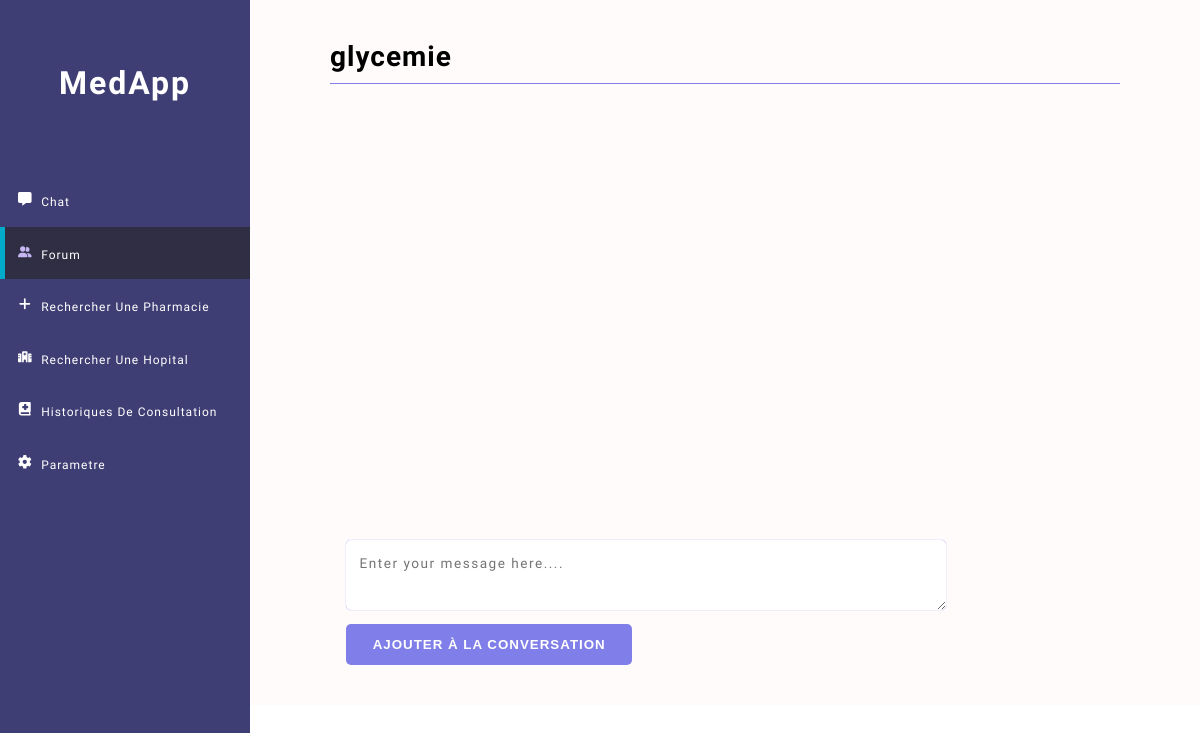
The page /index.php?sujet=glycemie (signed in) on the database as committed earlier.
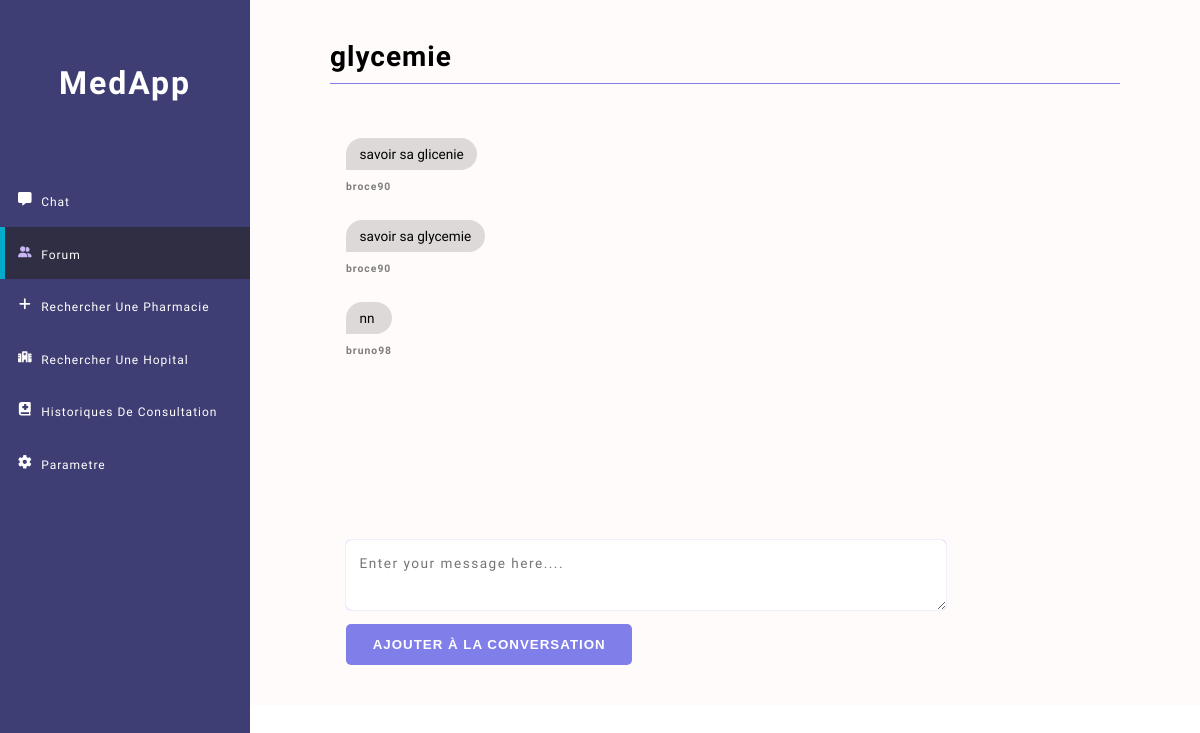
The same page on the database as committed later.
### tables this page shows
CREATE TABLE IF NOT EXISTS `postsujet` (
  `id` int(11) NOT NULL AUTO_INCREMENT,
  `propri` int(11) NOT NULL,
  `contenu` text NOT NULL,
  `date` datetime NOT NULL,
  `sujet` varchar(60) NOT NULL,
  PRIMARY KEY (`id`)
);

CREATE TABLE IF NOT EXISTS `membres` (
  `id` int(11) NOT NULL AUTO_INCREMENT,
  `pseudo` varchar(21) NOT NULL,
  `email` varchar(60) NOT NULL,
  `mdp` varchar(21) NOT NULL,
  PRIMARY KEY (`id`)
);

### index.php (the view, shortened to what this page needs)
<?php session_start();
$bdd = bdd();
if (!isset($_SESSION['id'])) {
    header('Location: connexion.php');
} else {
?>
    <!DOCTYPE html>
    <head>
        <link rel="stylesheet" href="./css/forum.css">
    </head>
    <body>
        <header>
            <nav class="nav-bar-container">
                <h1 class="logo">MedApp</h1>
                <ul class="nav-bar">
                    <li>
                        <a href="./MedApp/chat/index.php" class="nav-item">  chat</a>
                    </li>
                    <li class="active">
                        <a href="./MedApp/index.php" class="nav-item"> forum</a>
                    </li>
                    <li>
                        <a href="#" class="nav-item">
                            rechercher une pharmacie
                        </a>
                    </li>
                    <li>
                        <a href="#" class="nav-item">
                            rechercher une hopital
                        </a>
                    </li>
                    <li>
                        <a href="#" class="nav-item">
                            historiques de consultation
                        </a>
                    </li>
                    <li>
                        <a href="#" class="nav-item">
                            parametre
                        </a>
                    </li>
                </ul>
            </nav>
        </header>
        <main>
            <div class="container">
                <?php
                if (isset($_GET['categorie'])) {
                    $_GET['categorie'] = htmlspecialchars($_GET['categorie']);
                ?>
					<div class="in-categorie flex-col">
						<h1 class="title"><?php echo $_GET['categorie']; ?></h1>
						<a href="addSujet.php?categorie=<?php echo $_GET['categorie']; ?>" class="add-cat-subject">Ajouter un sujet <span class="left-arrow">&#8594;</span></a>
						<h3 class="title-prev">Sujet Precedent</h3>
						<?php
						$requete = $bdd->prepare('SELECT * FROM sujet WHERE categorie = :categorie ');
						$requete->execute(array('categorie' => $_GET['categorie']));
						?>
						<div class="topics-container flex-row">
							<?php
							while ($reponse = $requete->fetch()) {
							?>
								<a href="index.php?sujet=<?php echo $reponse['name'] ?>" class="topic cat-topic"><?php echo $reponse['name'] ?> <span class="left-arrow">&#8594;</span></a>
							<?php
							}
							?>
						</div>
					</div>
                    <?php
                    while ($reponse = $requete->fetch()) {
                    ?>
                        <div class="categories">
                            <a href="index.php?sujet=<?php echo $reponse['name'] ?>">
                                <h1><?php echo $reponse['name'] ?></h1>
                            </a>
                        </div>
                    <?php
                    }
                } else if (isset($_GET['sujet'])) {
                    ?>
                    <div class="categories">
                        <h1 class="title"><?php echo $_GET['sujet']; ?></h1>
                    </div>
                    <?php
                    $requete = $bdd->prepare('SELECT * FROM postSujet WHERE sujet = :sujet ');
                    $requete->execute(array('sujet' => $_GET['sujet']));
                    ?>
                    <div class="messages-container">
                        <div class="messages-area flex-col">
                            <?php
                            while ($reponse = $requete->fetch()) {
                            ?>
                                <div class="msg-doc-container flex-col">
                                    <?php
                                    $requete2 = $bdd->prepare('SELECT * FROM membres WHERE id = :id');
                                    $requete2->execute(array('id' => $reponse['propri']));
                                    $membres = $requete2->fetch();
                                    ?>
                                    <p class="msg msg-doc msg-txt"><?php echo $reponse['contenu']; ?></p>
                                    <p class="msg-date"><?php echo $membres['pseudo']; ?></p>
                                </div>
                            <?php
                            }
                            ?>
                        </div>
                        <form method="post" action="index.php?sujet=<?php echo $_GET['sujet']; ?>" class="msg-form">
                            <textarea class="input-msg answer-msg" name="sujet" id="answer-msg" cols="30" rows="2" placeholder="Enter your message here...."></textarea>
                            <button type="submit" class="btn send-msg-btn bck-btn">Ajouter à la conversation</button>
                        </form>
                    </div>
                    <?php
                }
                ?>
            </div>
        </main>
    </body>
    </html>
<?php
}
?>

### css/forum.css (style rules this page uses)
.container { padding: 2.5em 5em; }
.title { border-bottom: 0.5px solid var(--purple-200); padding: 0 0 0.35em; letter-spacing: 1px; }
.messages-area { height: 370px; overflow-y: auto; overflow-x: hidden; }

### css/chat.css (style rules this page uses)
body { display: grid; grid-template: minmax(100vh, auto) / 15.625em 1fr; grid-template-areas: "header main"; font-family: 'Ubuntu', sans-serif; margin: 0; }
ul { list-style-type: none; padding: 0; }
svg { width: var(--dst-txt); height: var(--dst-txt); }
a { text-decoration: none; }
header { grid-area: header; background: var(--purple-300); }
.nav-bar-container { display: grid; }
.logo { font-size: 2rem; color: white; letter-spacing: 2px; text-align: center; margin: 2em 0 1.75em; }
.nav-bar { align-self: center; }
.nav-item { color: rgb(255, 255, 255); display: block; padding: 1.5em; font-size: 0.75rem; background: inherit; transition: all 300ms; text-transform: capitalize; letter-spacing: 1px; }
.nav-item:hover, .active { background: linear-gradient(to right, rgb(2, 171, 201) 5px, rgba(36, 35, 35, 0.37) 5px); }
.nav-item:hover svg, .active svg { color: rgba(209, 193, 255, 0.938); }
.nav-item svg { margin-right: 0.35rem; }
main { grid-area: main; display: grid; grid-template: 20% 80% / 100%; grid-template-areas: "search-area" "content"; height: 100%; }
form { border: 0.5px solid var(--white-300); border-radius: 3.5px; width: fit-content; padding: 1em; }
.btn { background-color: var(--purple-200); border: none; border-radius: 5px; padding: 1em 2em; cursor: pointer; transition: all 300ms; }
.title { font-size: 1.75rem; margin-top: 0; }
.flex-col, .flex-row { display: flex; }
.flex-col { flex-direction: column; }

### css/patient-chat-messages.css (style rules this page uses)
.container { padding: 2.5em 5em; background-color: var(--white-200); height: fit-content; }
.title { margin: 0 0 1.35em; }
.messages-area { padding: 1em; overflow-x: hidden; overflow-y: auto; flex-basis: 60%; }
.messages-area.flex-col { gap: 1em; }
.msg-doc-container, .msg-pat-container { width: fit-content; }
.msg { border-radius: 100px; background-color: var(--white-300); display: inline-block; padding: 0.6em 1em; margin: 0; font-size: var(--dst-txt); }
.msg-date { font-size: 0.65rem; opacity: 0.5; font-weight: 700; letter-spacing: 1px; width: fit-content; }
.msg-doc { border-bottom-left-radius: 0; }
.msg-form { border: none; width: 100%; flex-basis: 20%; box-sizing: border-box; padding-bottom: 0; }
.input-msg { border: none; width: 100%; line-height: 1.6; box-shadow: 0px 0px 1px 0px var(--purple-200); padding: 1em; box-sizing: border-box; border-radius: 5px; margin: 0; font-size: var(--dst-txt); font-family: 'Ubuntu', sans-serif; letter-spacing: 1.5px; }
.send-msg-btn { margin: 1em 0 0; transition: all 500ms; text-transform: uppercase; font-weight: 700; letter-spacing: 1px; color: white; }
.answer-msg { width: 600px; display: block; }
.bck-btn { display: block; }

Rows that differ between the two databases and show on the page:
added postsujet: contenu "savoir sa glicenie", membres.pseudo "broce90"
added postsujet: contenu "savoir sa glycemie", membres.pseudo "broce90"
added postsujet: contenu "nn", membres.pseudo "bruno98"
